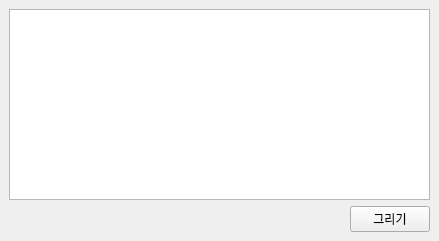
<?xml version="1.0" encoding="UTF-8"?>
<ui version="4.0">
 <class>MainWindow</class>
 <widget class="QMainWindow" name="MainWindow">
  <property name="geometry">
   <rect>
    <x>0</x>
    <y>0</y>
    <width>439</width>
    <height>241</height>
   </rect>
  </property>
  <property name="windowTitle">
   <string>MainWindow</string>
  </property>
  <widget class="QWidget" name="centralwidget">
   <layout class="QVBoxLayout" name="verticalLayout">
    <item>
     <widget class="QTableView" name="tableView">
      <property name="selectionMode">
       <enum>QAbstractItemView::SingleSelection</enum>
      </property>
      <property name="selectionBehavior">
       <enum>QAbstractItemView::SelectRows</enum>
      </property>
      <attribute name="horizontalHeaderStretchLastSection">
       <bool>false</bool>
      </attribute>
     </widget>
    </item>
    <item>
     <layout class="QHBoxLayout" name="horizontalLayout">
      <item>
       <spacer name="horizontalSpacer">
        <property name="orientation">
         <enum>Qt::Horizontal</enum>
        </property>
        <property name="sizeHint" stdset="0">
         <size>
          <width>40</width>
          <height>20</height>
         </size>
        </property>
       </spacer>
      </item>
      <item>
       <widget class="QPushButton" name="btnDraw">
        <property name="text">
         <string>그리기</string>
        </property>
       </widget>
      </item>
     </layout>
    </item>
   </layout>
  </widget>
  <widget class="QMenuBar" name="menubar">
   <property name="geometry">
    <rect>
     <x>0</x>
     <y>0</y>
     <width>439</width>
     <height>20</height>
    </rect>
   </property>
  </widget>
 </widget>
 <resources/>
 <connections/>
</ui>
